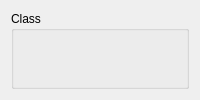
<?xml version="1.0" encoding="UTF-8"?>
<ui version="4.0">
 <class>Designer::Internal::FormClassWizardPage</class>
 <widget class="QWizardPage" name="Designer::Internal::FormClassWizardPage">
  <property name="title">
   <string>Choose a Class Name</string>
  </property>
  <layout class="QGridLayout" name="gridLayout">
   <item row="0" column="0">
    <widget class="QGroupBox" name="classGroupBox">
     <property name="title">
      <string>Class</string>
     </property>
     <layout class="QVBoxLayout" name="verticalLayout_2">
      <item>
       <widget class="Designer::Internal::NewClassWidget" name="newClassWidget"/>
      </item>
     </layout>
    </widget>
   </item>
  </layout>
 </widget>
 <customwidgets>
  <customwidget>
   <class>Designer::Internal::NewClassWidget</class>
   <extends>QWidget</extends>
   <header location="global">designer/cpp/newclasswidget.h</header>
   <container>1</container>
  </customwidget>
 </customwidgets>
 <resources/>
 <connections/>
</ui>
